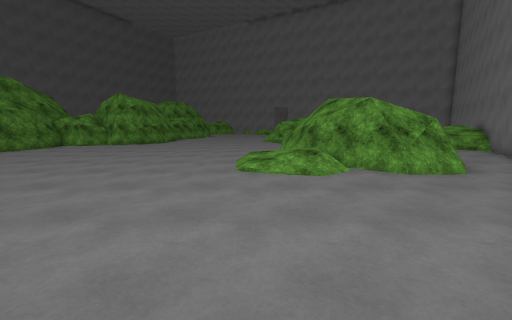
View 1 (above)

24 first-person views from a walk through a 3-D level made in the Unity game engine. The camera is 1.5 m above the floor, tilts 8° down and sees 90° across. Doors are open. The floor is counted in squares, 1 m on a side. Each view is taken from the middle of a square. On the plan, view 1 faces up. The plan holds only what a view shows up to about 13 squares ahead; the rest is blank. The place goes on beyond the plan. The player is left out. Surface patterns are stand-ins for the level's own textures.

View 2
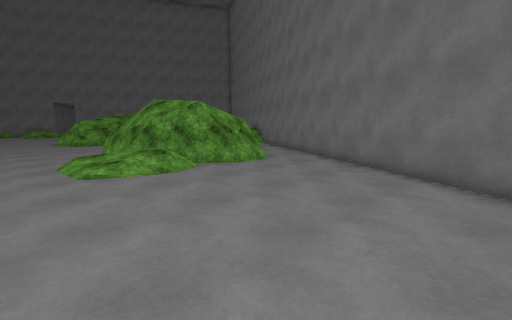

View 3
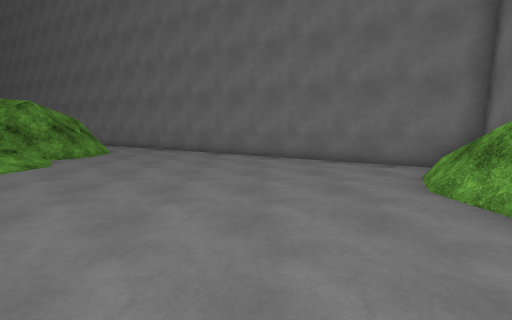

View 4
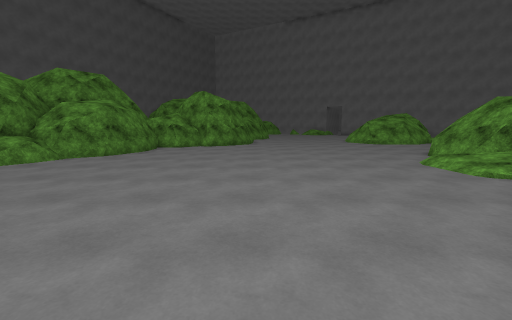

View 5
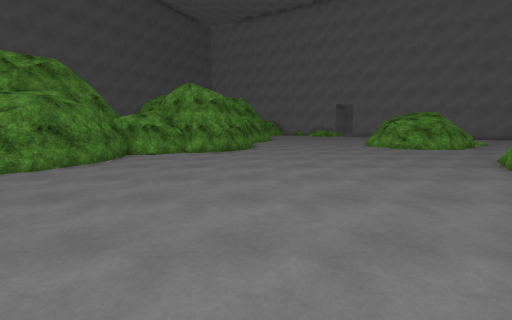

View 6
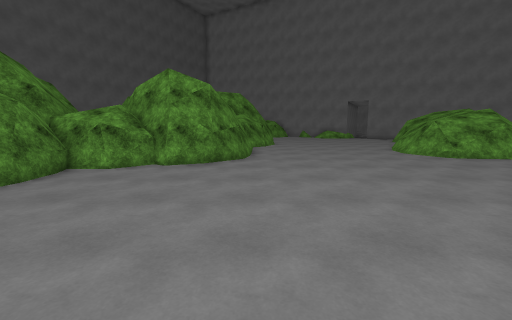

View 7
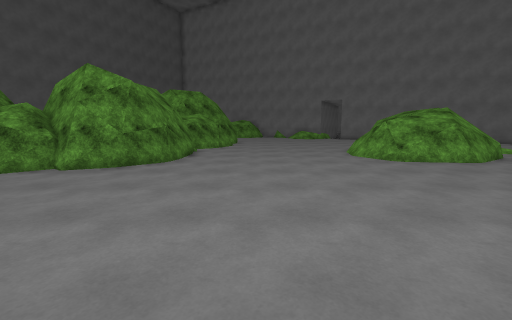

View 8
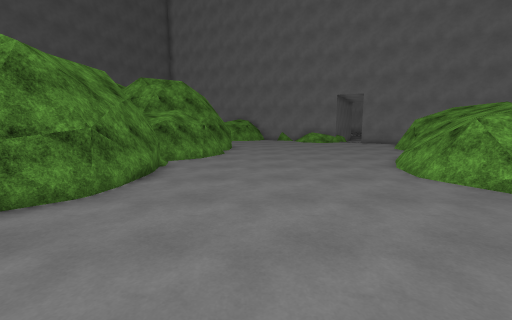

View 9
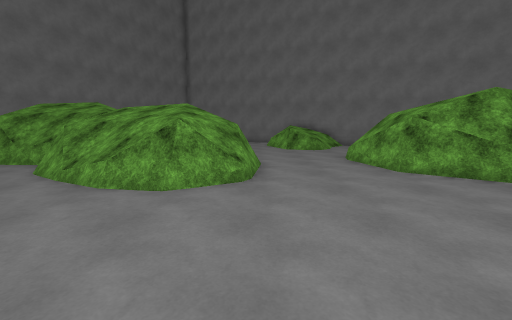

View 10
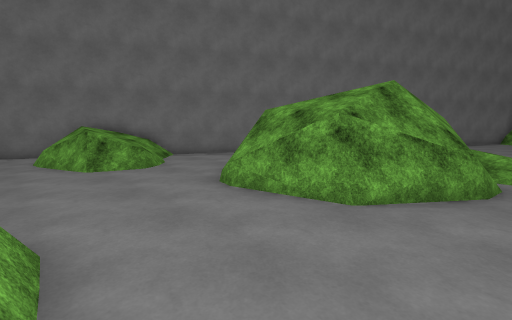

View 11
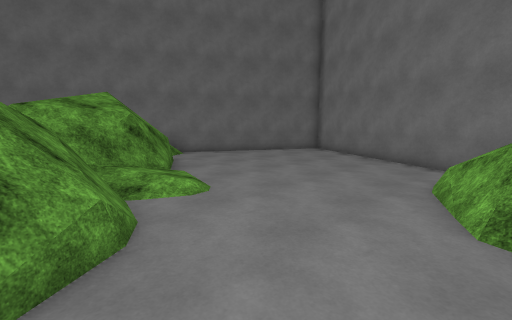

View 12
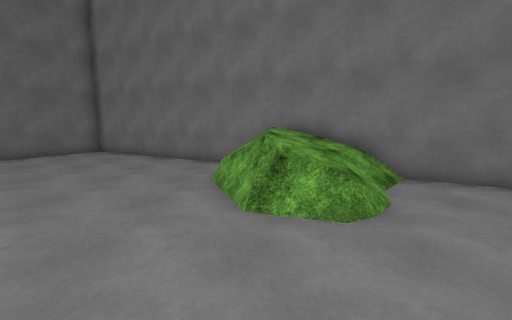

View 13
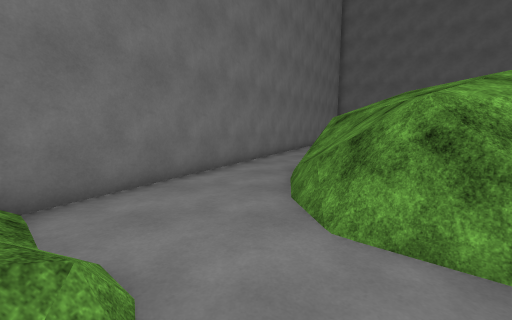

View 14
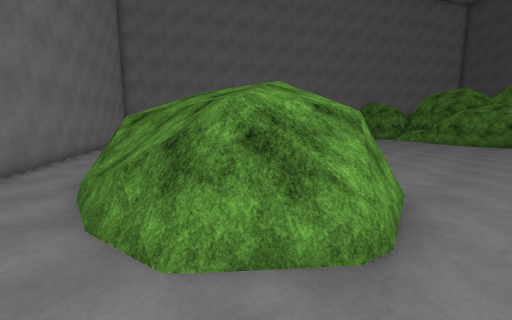

View 15
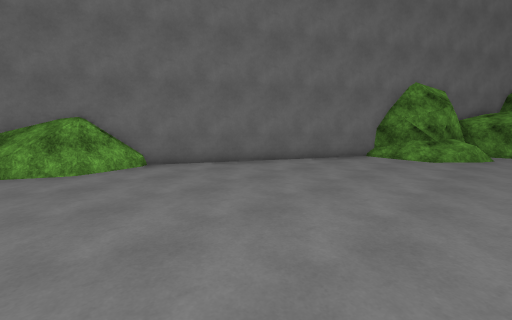

View 16
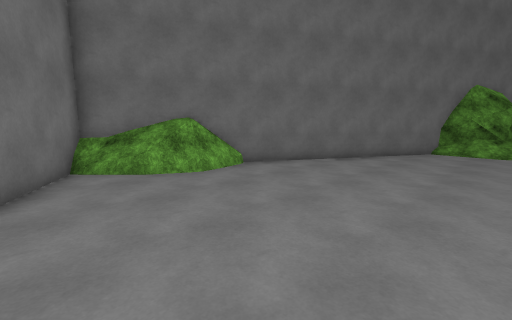

View 17
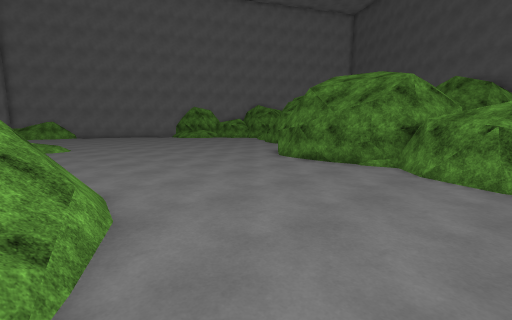

View 18
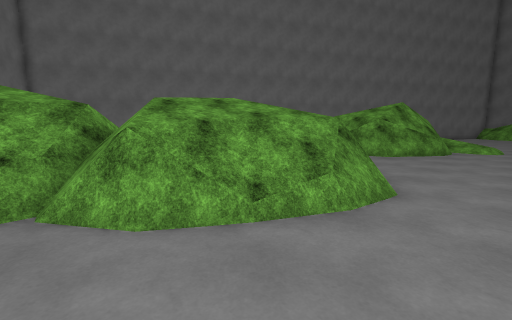

View 19
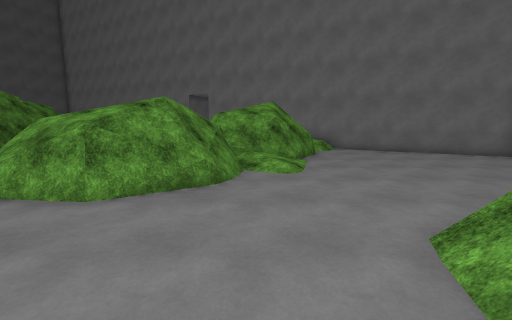

View 20
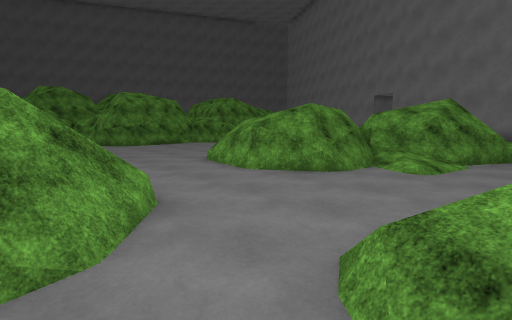

View 21
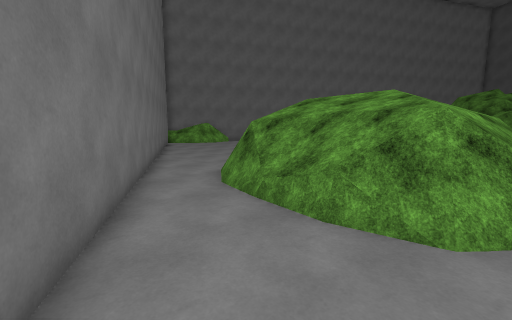

View 22
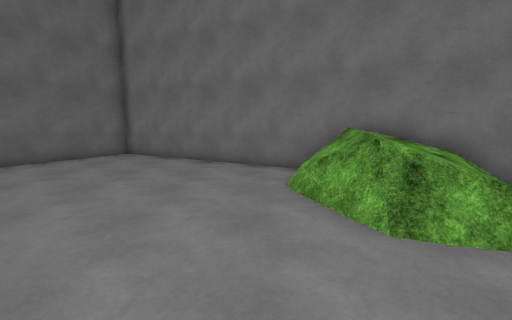

View 23
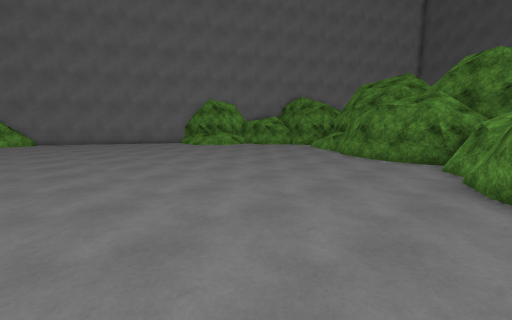

View 24
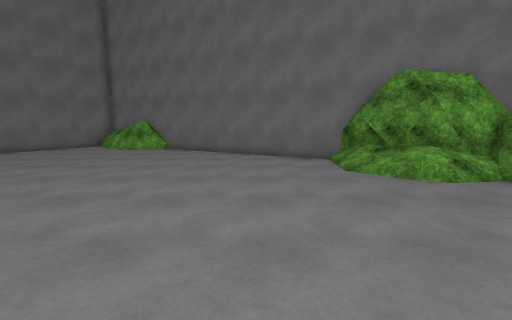

### Floor plan
Points are (right, up) in squares from view 1. A wall is a line through its corners. A room is listed if a view was taken in it or the views show most of it. See-through windows are left out.
Room 1 (views 1, 2, 3, 4, 5, 6, 7, 8, 9, 10, 11, 12, 13, 14, 15, 16, 17, 18, 19, 20, 21, 22, 23, 24)
walls: (-12.5, 0.4) (-3.4, -4.7); (1.4, -6.7) (19.9, 26.5) (16.3, 28.5)
objects: other object (-15, 12) to (-13, 20); other object (-13, 18) to (-7, 25); other object (-9, 25) to (-6, 28); other object (-3, -7) to (1, -4); other object (1, 8) to (8, 16); other object (1, 20) to (7, 27); other object (5, 25) to (11, 28); other object (11, 18) to (12, 18)

Positions as (right, up) in squares from view 1, and headings:
1: (0, 0), facing up
2: (-2, 0), facing up-right
3: (-7, 0), facing right
4: (-7, 1), facing up
5: (-7, 5), facing up
6: (-7, 9), facing up
7: (-4, 10), facing up
8: (-4, 15), facing up
9: (-5, 20), facing right
10: (1, 20), facing down-right
11: (6, 18), facing up-right
12: (6, 18), facing right
13: (9, 18), facing down
14: (9, 17), facing down-left
15: (0, 5), facing down-left
16: (3, 3), facing down-left
17: (2, 28), facing down-left
18: (-1, 28), facing down-right
19: (8, 15), facing up
20: (11, 14), facing up-left
21: (12, 15), facing down-left
22: (7, 20), facing right
23: (-2, 19), facing down-left
24: (-9, 11), facing down
